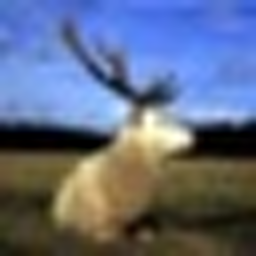
#> input picture data/53241.png, 256 x 256 px, shrunk from 1024 x 1024 before the run, given in place of 53241.png.jpg, which was not available
$ python main.py ../data/53241.png
#> lines starting #> are read from the running program, lines starting #| are printed output that depends on the picture; long printed decimals are rounded; pictures that were not available may be replaced by others from this repository, and a replacement may not be noted
### jpeg_encoder.py
import matplotlib.image as pltimg
import numpy as np
import math
import heapq
import struct

# ************ constants ***********

lq = np.array([
    [16, 11, 10, 16, 24, 40, 51, 61],
    [12, 12, 14, 19, 26, 58, 60, 55],
    [14, 13, 16, 24, 40, 57, 69, 56],
    [14, 17, 22, 29, 51, 87, 80, 62],
    [18, 22, 37, 56, 68, 109, 103, 77],
    [24, 35, 55, 64, 81, 104, 113, 92],
    [49, 64, 78, 87, 103, 121, 120, 101],
    [72, 92, 95, 98, 112, 100, 103, 99]
])

cq = np.array([
    [17, 18, 24, 47, 99, 99, 99, 99],
    [18, 21, 26, 66, 99, 99, 99, 99],
    [24, 26, 56, 99, 99, 99, 99, 99],
    [47, 66, 99, 99, 99, 99, 99, 99],
    [99, 99, 99, 99, 99, 99, 99, 99],
    [99, 99, 99, 99, 99, 99, 99, 99],
    [99, 99, 99, 99, 99, 99, 99, 99],
    [99, 99, 99, 99, 99, 99, 99, 99]
])

zigzag = np.array([
    [0, 1, 5, 6, 14, 15, 27, 28],
    [2, 4, 7, 13, 16, 26, 29, 42],
    [3, 8, 12, 17, 25, 30, 41, 43],
    [9, 11, 18, 24, 31, 40, 44, 53],
    [10, 19, 23, 32, 39, 45, 52, 54],
    [20, 22, 33, 38, 46, 51, 55, 60],
    [21, 34, 37, 47, 50, 56, 59, 61],
    [35, 36, 48, 49, 57, 58, 62, 63]
])

Y_DC_huffman_lenCnt = [0,0,1,5,1,1,1,1,1,1,0,0,0,0,0,0,0]
Y_AC_huffman_lenCnt = [0,0,2,1,3,3,2,4,3,5,5,4,4,0,0,1,125]
C_DC_huffman_lenCnt = [0,0,3,1,1,1,1,1,1,1,1,1,0,0,0,0,0]
C_AC_huffman_lenCnt = [0,0,2,1,2,4,4,3,4,7,5,4,4,0,1,2,119]

# T = np.array([[0.257,0.564,0.098],[-0.148,-0.291,0.439],[0.439,-0.368,-0.071]])
# bias = np.array([16,128,128])
T = np.array([[0.299,0.587,0.114],[-0.168736,-0.331264,0.5],[0.5,-0.418688,-0.081312]])
bias = np.array([-128,0,0])
# bias = np.array([0,128,128])

pi = math.acos(-1)
Cos = np.zeros((8,8))
for x in range(8) :
    for u in range(8) :
        Cos[x][u] = math.cos((2*x+1)*u*pi/16)
sqrt2 = math.sqrt(2)

# ************ compression ***********

# [12 lines left out: function scaling_qTable, not called in this run]

def from_RGB_to_YCbCr(img_rgb) :
    img_ycbcr = np.dot(img_rgb,T.T) + bias
    return img_ycbcr

def subsample(img) :
    return img[::2,::2]

def resize_16(img) :
    newImg = np.zeros((((img.shape[0]+15)>>4)<<4, ((img.shape[1]+15)>>4)<<4, img.shape[2]))
    for i in range(img.shape[0]) :
        for j in range(img.shape[1]) :
            newImg[i][j] = img[i][j].copy()
    return newImg

def DCT_and_quantize(img, qTable) :
    F = np.zeros((8,8), dtype=int)
    for u in range(8) :
        for v in range(8) :
            Ff = 0
            for x in range(8) :
                for y in range(8) :
                    Ff += Cos[x][u]*Cos[y][v]*img[x][y]
            Cu = sqrt2/2 if u==0 else 1
            Cv = sqrt2/2 if v==0 else 1
            Ff *= Cu*Cv/4
            F[u][v] = int(round(Ff/qTable[u][v]))
    return F

def get_size(x) :
    x = abs(x)
    size = 0
    while (x>0) :
        x >>= 1
        size += 1
    return size

def run_length(img) :
    zz = [0]*64
    for x in range(8) :
        for y in range(8) :
            zz[zigzag[x][y]] = img[x][y]
    zero = 0
    curAC = []
    for k in range(1,len(zz)) :
        if (zz[k]==0) :
            zero += 1
        else :
            while (zero>15) :
                curAC.append([15<<4,0])
                zero -= 16
            curAC.append([(zero<<4)|get_size(zz[k]),zz[k]])
            zero = 0
    if zero :
        curAC.append([0,0])
    return curAC

def encode_block(img,qTable,allDC,allAC,lastDC) :
    img = DCT_and_quantize(img,qTable)
    dif = img[0][0]-lastDC
    DCpair, ACpairs = [get_size(dif),dif], run_length(img)
    allDC.append(DCpair)
    allAC += ACpairs
    return img[0][0], [DCpair]+ACpairs

def rgb_to_jpeg(img_rgb, fileName) :
    # scaling_qTable(qf,lq,cq)
    img_ycbcr = from_RGB_to_YCbCr(img_rgb)
    img_ycbcr = resize_16(img_ycbcr)
    MCUnum = (img_ycbcr.shape[0]>>4,img_ycbcr.shape[1]>>4)
    img_y, img_cb, img_cr = img_ycbcr[:,:,0], subsample(img_ycbcr[:,:,1]), subsample(img_ycbcr[:,:,2])
    allAC, allDC, MCU = [[],[]], [[],[]], []
    lastYDC, lastCbDC, lastCrDC = 0,0,0
    # for each MCU, the order is Y, Y, Y, Y, Cb, Cr
    for x in range(MCUnum[0]) :
        for y in range(MCUnum[1]) :
            curMCU = []
            for yx in range(2) :
                for yy in range(2) :
                    Y = img_y[(x<<4)+(yx<<3):(x<<4)+(yx<<3)+8, (y<<4)+(yy<<3):(y<<4)+(yy<<3)+8]
                    lastYDC, codes = encode_block(Y,lq,allDC[0],allAC[0],lastYDC)
                    curMCU.append(codes)
            Cb = img_cb[x<<3:(x<<3)+8, y<<3:(y<<3)+8]
            lastCbDC, codes = encode_block(Cb,cq,allDC[1],allAC[1],lastCbDC)
            curMCU.append(codes)
            Cr = img_cr[x<<3:(x<<3)+8, y<<3:(y<<3)+8]
            lastCrDC, codes = encode_block(Cr,cq,allDC[1],allAC[1],lastCrDC)
            curMCU.append(codes)
            MCU.append(curMCU)

    # return allDC, allAC, MCU
    write_jpg(fileName,img_rgb.shape,allDC,allAC,MCU)

def calc_frequency(seq, size) :
    fq = [[0,i] for i in range(size)]
    for x in seq :
        fq[x[0]][0] += 1
    if size==256 :
        for i in range(16) :
            for j in range(11,16) :
                fq[(i<<4)|j][0] = -1
            if (i!=0 and i!=15) :
                fq[i<<4][0] = -1
    fq.sort(reverse=True)
    return fq

def calc_coding_table(huffman_lenCnt, seq, size) :
    fq = calc_frequency(seq,size)

    lenTable = []
    for i in range(len(huffman_lenCnt)) :
        lenTable += [i]*huffman_lenCnt[i]

    curCode, curlen = 0, 0
    codingTable = np.zeros((size,2), dtype=int)
    for i in range(len(lenTable)) :
        while (curlen<lenTable[i]) :
            curlen += 1
            curCode <<= 1
        codingTable[fq[i][1]][0] = curCode
        codingTable[fq[i][1]][1] = curlen
        curCode += 1
    return codingTable

# ************ writing binarny file ***********

def write_APP0() :
    s = b'\x4a\x46\x49\x46\x00\x01\x01\x01\x00\x48\x00\x48\x00\x00'
    size = len(s)+2
    return b'\xff\xe0'+struct.pack(">h",size)+s

def write_DQT(qTable, qId) :
    s = struct.pack("b",qId)
    for i in range(len(qTable)) :
        for j in range(len(qTable)) :
            s += struct.pack("b",qTable[i][j])
    size = len(s)+2
    return b'\xff\xdb'+struct.pack(">h",size)+s

def write_SOF0(shape) :
    s = b'\x08'+struct.pack(">hh",shape[0],shape[1])+b'\x03\x01\x22\x00\x02\x11\x01\x03\x11\x01'
    size = len(s)+2
    return b'\xff\xc0'+struct.pack(">h",size)+s

def write_DHT(huffman_lenCnt, seq, isAC, HTid) :
    s = struct.pack("b",(isAC<<4)|HTid)
    s += bytes(huffman_lenCnt[1:])
    totCnt = sum(huffman_lenCnt)
    fq = calc_frequency(seq, 256 if isAC else 12)
    for i in range(totCnt) :
        s += struct.pack("B",fq[i][1])
    size = len(s)+2
    return b'\xff\xc4'+struct.pack(">h",size)+s

class s_buf() :
    def __init__(self) :
        self.curS = 0
        self.curLen = 0
        self.s = b''

    def add_to_buf(self,x,xlen) :
        self.curS = (self.curS<<xlen)|x
        self.curLen += xlen
        while (self.curLen>7) :
            curByte = self.curS>>(self.curLen-8)
            self.s += bytes([curByte])
            if (curByte==255) :
                self.s += bytes([0])
            self.curS -= curByte<<(self.curLen-8)
            self.curLen -= 8

    def clear_res(self) :
        self.add_to_buf(0x7f,7)

def add_s(codingTable,x,xlen,buf) :
    buf.add_to_buf(codingTable[x[0]][0],codingTable[x[0]][1])
    buf.add_to_buf(x[1] if x[1]>=0 else (x[1]-1)&((1<<xlen)-1),xlen)

def write_SOS(DC,AC,MCU) :
    s = b'\x03\x01\x00\x02\x11\x03\x11\x00\x3f\x00'
    size = len(s)+2
    s = b'\xff\xda'+struct.pack(">h",size)+s

    Y_DC_codingTable = calc_coding_table(Y_DC_huffman_lenCnt, DC[0], 12)
    C_DC_codingTable = calc_coding_table(C_DC_huffman_lenCnt, DC[1], 12)
    Y_AC_codingTable = calc_coding_table(Y_AC_huffman_lenCnt, AC[0], 256)
    C_AC_codingTable = calc_coding_table(C_AC_huffman_lenCnt, AC[1], 256)
    buf = s_buf()
    for mcu in MCU :
        for i in range(4) :
            add_s(Y_DC_codingTable,mcu[i][0],mcu[i][0][0],buf)
            for j in range(1,len(mcu[i])) :
                add_s(Y_AC_codingTable,mcu[i][j],mcu[i][j][0]&15,buf)
        for i in range(4,6) :
            add_s(C_DC_codingTable,mcu[i][0],mcu[i][0][0],buf)
            for j in range(1,len(mcu[i])) :
                add_s(C_AC_codingTable,mcu[i][j],mcu[i][j][0]&15,buf)
    buf.clear_res()

    return s+buf.s

def write_jpg(fileName,shape,DC,AC,MCU) :
    with open(fileName+"_my.jpg","wb") as f :
        f.write(b'\xff\xd8')
        f.write(write_APP0())
        f.write(write_DQT(lq,0))
        f.write(write_DQT(cq,1))
        f.write(write_SOF0(shape))
        f.write(write_DHT(Y_DC_huffman_lenCnt,DC[0],0,0))
        f.write(write_DHT(Y_AC_huffman_lenCnt,AC[0],1,0))
        f.write(write_DHT(C_DC_huffman_lenCnt,DC[1],0,1))
        f.write(write_DHT(C_AC_huffman_lenCnt,AC[1],1,1))
        f.write(write_SOS(DC,AC,MCU))
        f.write(b'\xff\xd9')

### python/main.py
import matplotlib.image as pltimg
import jpeg_encoder as jpgenc
import sys

def rgb_to_gif(img_rgb,fileName) :
    pltimg.imsave(fileName+"_my.gif",img_rgb)

def calc_loss(img1,img2) :
    Sum = 0
    for i in range(img1.shape[0]) :
        for j in range(img1.shape[1]) :
            for k in range(img1.shape[2]) :
                Sum += abs(float(img1[i][j][k])-float(img2[i][j][k]))
    Avg = Sum / (img1.shape[0]*img1.shape[1]*img1.shape[2])
    print("sum =",Sum,"avg =",Avg)

def main() :
    fileName = sys.argv[1]
    img_rgb_org = pltimg.imread(fileName+".jpg")
    jpgenc.rgb_to_jpeg(img_rgb_org,fileName)
    rgb_to_gif(img_rgb_org,fileName)

    img_rgb_fromJpeg = pltimg.imread(fileName+"_my.jpg")
    img_rgb_fromGif = pltimg.imread(fileName+"_my.gif")
    calc_loss(img_rgb_org,img_rgb_fromJpeg)
    calc_loss(img_rgb_org,img_rgb_fromGif)

if __name__ == "__main__" :
    main()
#> in main, img_rgb_org is the input picture: shape (256, 256, 3) float32; mean R, G, B 0.379, 0.42, 0.516
#> in from_RGB_to_YCbCr, `img_ycbcr = np.dot(img_rgb,T.T) + bias`:
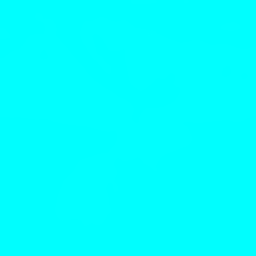
#> img_ycbcr: shape (256, 256, 3) float64; mean R, G, B -127.6, 0.0548, -0.0282; drawn with min black and max white
#> in subsample, `return img[::2,::2]`:
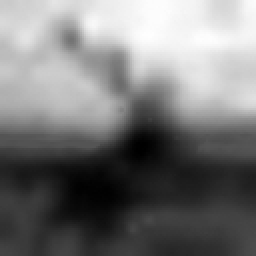
#> returned value: shape (128, 128) float64 (shown 2 times larger); min -0.13, max 0.264, mean 0.0553; drawn with min black and max white
#> in subsample (call 2), `return img[::2,::2]`:
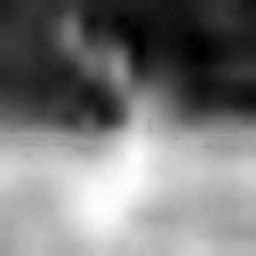
#> returned value: shape (128, 128) float64 (shown 2 times larger); min -0.132, max 0.0827, mean -0.0284; drawn with min black and max white
#> in rgb_to_jpeg, `img_y, img_cb, img_cr = img_ycbcr[:,:,0], subsample(img_ycbcr[:,:,1]),..`:
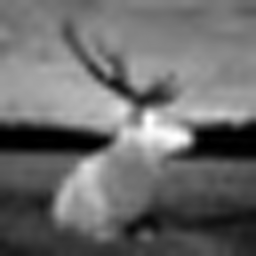
#> img_y: shape (256, 256) float64; min -128, max -127, mean -127.6; drawn with min black and max white
#> in main, `img_rgb_fromJpeg = pltimg.imread(fileName+"_my.jpg")`: img_rgb_fromJpeg: shape (256, 256, 3); every value is 0
#| sum = 86209.602 avg = 0.4385
#| sum = 21797258.398 avg = 110.867

$ run again, on data/53243.png
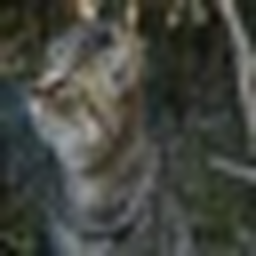
#> input picture data/53243.png, 256 x 256 px, shrunk from 1024 x 1024 before the run, given in place of 53243.png.jpg, which was not available
#> in main, img_rgb_org is the input picture: shape (256, 256, 3) float32; mean R, G, B 0.27, 0.281, 0.254
#> in subsample (call 2), `return img[::2,::2]`:
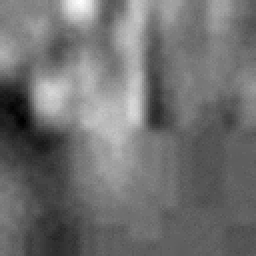
#> returned value: shape (128, 128) float64 (shown 2 times larger); min -0.0375, max 0.041, mean -0.00287; drawn with min black and max white
#> in rgb_to_jpeg, `img_y, img_cb, img_cr = img_ycbcr[:,:,0], subsample(img_ycbcr[:,:,1]),..`:
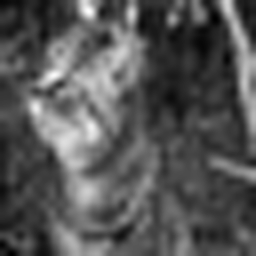
#> img_y: shape (256, 256) float64; min -128, max -127.3, mean -127.7; drawn with min black and max white
#> img_rgb_fromJpeg: shape (256, 256, 3); every value is 0
#| sum = 52713.307 avg = 0.2681
#| sum = 13290197.693 avg = 67.597
